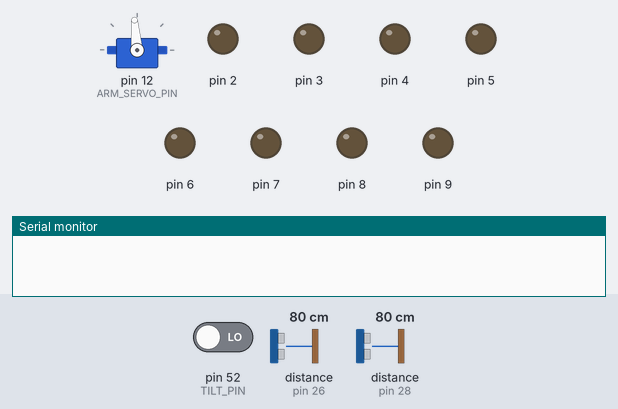
Simulated run of this sketch. Board: Arduino Mega 2560, built with avr-gcc and run on an emulated ATmega2560. Parts: servo, output pins drawn as LEDs (lit = HIGH), the last lines printed to the serial monitor. Wiring (inferred from the names in the program): 2 × ultrasonic range finder: trigger pin 27, echo pin 26 / trigger pin 29, echo pin 28. The inputs (shaded band) are chosen by the test bench; at power-on: pin 52 (TILT_PIN) LOW, distance to the obstacle (sensors on pin 26, pin 28) 80 cm. The echo pulse lasts 58.3 µs per cm; pins used as bus, display or sensor lines are not drawn.

Above: at 0.1 s.
At 0.7 s:
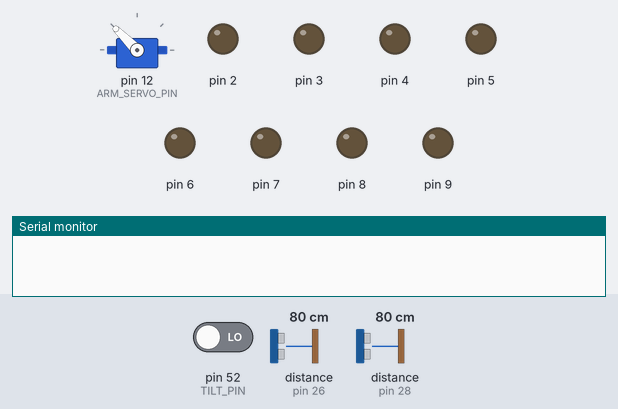
At 1.4 s:
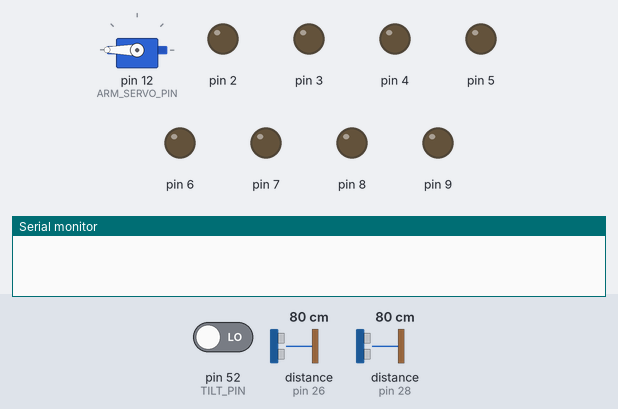
At 2.04 s:
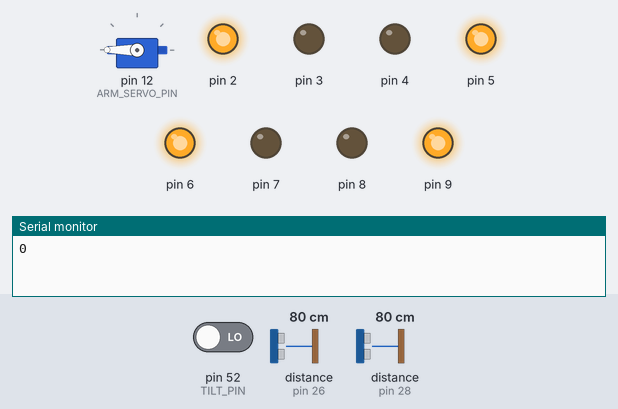
At 2.6 s:
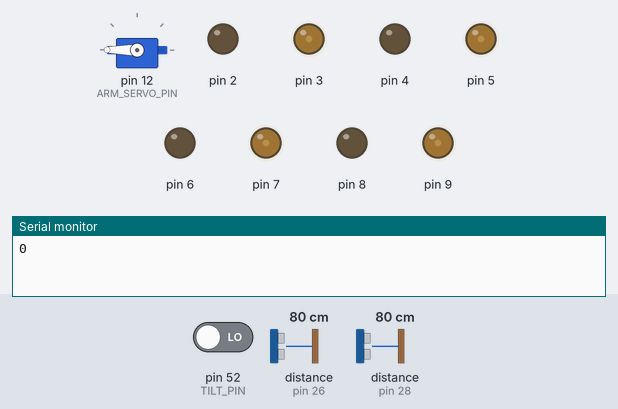
Timing chart, 0 to 4.1 s (numbered marks = the images above):
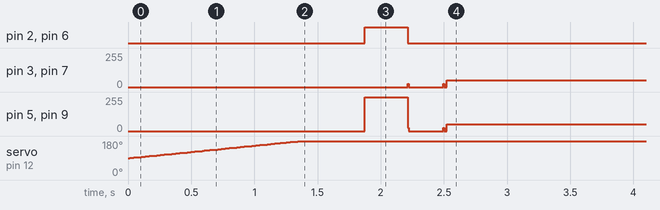

Measured:
- by itself, pin 2, pin 6: LOW → HIGH at 1.9 s, → LOW 0.34 s later
- by itself, pin 3, pin 7: 0/255 → 51/255 at 2.5 s
- by itself, pin 5, pin 9: 0/255 → 255/255 at 1.9 s, → 0/255 0.34 s later, → 51/255 0.28 s later

The sketch:

mte380.ino
```cpp
#include <MotorControl.h>
#include <Ultrasonic.h>
#include <Servo.h>

#define CLIFF_TRIGGER_PIN  32
#define CLIFF_ECHO_PIN     33
#define LEFT_TRIGGER_PIN  27
#define LEFT_ECHO_PIN     26
#define RIGHT_TRIGGER_PIN  29
#define RIGHT_ECHO_PIN     28
#define FRONTLEFT_TRIGGER_PIN  24
#define FRONTLEFT_ECHO_PIN     25
#define FRONTRIGHT_TRIGGER_PIN  31
#define FRONTRIGHT_ECHO_PIN     30

#define NUMBER_BUFFERS 1
#define BUFFER_SIZE 2
#define BUFFER2_SIZE 10

#define BUFFER_01      0

size_t count = 0;

Ultrasonic cliffSonic(CLIFF_TRIGGER_PIN, CLIFF_ECHO_PIN);
Ultrasonic leftSonic(LEFT_TRIGGER_PIN, LEFT_ECHO_PIN);
Ultrasonic rightSonic(RIGHT_TRIGGER_PIN, RIGHT_ECHO_PIN);
Ultrasonic frontLeftSonic(FRONTLEFT_TRIGGER_PIN, FRONTLEFT_ECHO_PIN);
Ultrasonic frontRightSonic(FRONTRIGHT_TRIGGER_PIN, FRONTRIGHT_ECHO_PIN);

#define FL1 6
#define FL2 7
#define FR1 8
#define FR2 9
#define RL1 2
#define RL2 3
#define RR1 4
#define RR2 5


Motor FL(FL1, FL2);
Motor FR(FR1, FR2);
Motor RL(RL1, RL2);
Motor RR(RR1, RR2);

MotorControl motorControl(FL, FR, RL, RR);

#define VERTICAL_IR_PIN        A15
#define HORIZONTAL_IR_PIN      A14

int TILT_PIN = 52;

int ARM_SERVO_PIN = 12;


int NINETY_DEGREE_DELAY = 340;
float CORRECTION_GAIN = 1;

int currentDirection = 0;

int state = 0;
int side = 0;

bool disableSD = false;

int turnCount = 0;
int stateCount = 0;
int pos = 0;
Servo armServo;

float leftDistance;
float rightDistance;
float cliffDistance;

float hDistance, vDistance;

void setup()
{
  pinMode(VERTICAL_IR_PIN, INPUT);
  pinMode(HORIZONTAL_IR_PIN, INPUT);

  pinMode(TILT_PIN, INPUT);
  Serial.begin(9600);
  armServo.attach(ARM_SERVO_PIN, 544, 2600); // Min freq/max freq to achieve expected angles

  if(!(
  leftSonic.sampleCreate(NUMBER_BUFFERS, BUFFER_SIZE) &
    rightSonic.sampleCreate(NUMBER_BUFFERS, BUFFER_SIZE) &
    frontLeftSonic.sampleCreate(NUMBER_BUFFERS, BUFFER_SIZE) &
    frontRightSonic.sampleCreate(NUMBER_BUFFERS, BUFFER_SIZE) &
    cliffSonic.sampleCreate(NUMBER_BUFFERS, 3)
    ))
  {
    disableSD = true;
    Serial.println("Could not allocate memory.");
  }

  moveArm(180);
  delay(500);
}

void loop()
{
  Serial.println(digitalRead(TILT_PIN));
  /*
  long microsec = rightSonic.timing();

   rightDistance = rightSonic.convert(microsec, Ultrasonic::CM);
   Serial.println(rightDistance);
   */
  //rightDistance = analogRead(HORIZONTAL_IR_PIN);
  //updateUltrasonics();
  // Serial.println(rightDistance);
  //initialPosition();
  //findRamp();
  //climbRamp();
  //findBase();
  findLarry();
  getLarry();
  while(1){delay(10);}
}

void initialPosition()
{
  switch(side)
  {
  case 0:
    while( hDistance < 100 )
    {
      updateIR();
      motorControl.forward(0.5);
      delay(10);
    }
    motorControl.reverse(1);
    delay(15);
    motorControl.fullStop();

    moveArm(180);
    //TODO: go forward
    faceLeft();
    break;

  case 1:
    currentDirection = currentDirection%4;
    switch(currentDirection)
    {
    case 1:

      faceRight();
      break;
    case 2:
      faceRight();
      faceRight();
      break;
    case 3:
      do
      {
        updateUltrasonics();
        float error = leftDistance - rightDistance;
        float percentError = CORRECTION_GAIN * 2 * error / (leftDistance + rightDistance);
        motorControl.reverse(1 + percentError, 1 - percentError);
      }
      while( leftDistance < 150 || rightDistance < 150);
      break;
    }
  }
  state++;
}

void findRamp()
{
  motorControl.fullStop();
  delay(500);
  hDistance = 10;
  do
  {
    updateUltrasonics();
    updateIR();
    //TODO: If right margin is wrong, perform S turn

    float error = rightDistance - 8.5;
    float percentError = error/10;
    if(percentError > 0.2)
    {
      percentError = 0.2;
    }
    motorControl.forward(0.7 + percentError, 0.7 - percentError);
    Serial.print(rightDistance);
    Serial.print('\t');
    Serial.println(hDistance);

    delay(20);
  }
  while(hDistance < 100);
  motorControl.reverse(0.3);
  delay(500);
  motorControl.fullStop();
  moveArm(60);
  motorControl.forward(0.4);
  delay(1000);
  moveArm(135);
  motorControl.forward(1);
  delay(2000);
  moveArm(100);

  state++;
}

void climbRamp()
{
  motorControl.forward(1);
  delay(1000);
  int pinState = 0;
  int mounted = 0;
  while(mounted == 0 || pinState == 0)
  {
    updateUltrasonics();
    int currentPin = digitalRead(TILT_PIN);
    if(currentPin != pinState)
    {
      bool change = true;
      for(int i = 0; i < 20 && change == true; i++)
      {
        change = (currentPin == digitalRead(TILT_PIN));
        delay(15);
      }
    }
    if(pinState == 1 ) //state switch 0
    {
      motorControl.forward(0.8);
      if(cliffDistance > 10 && cliffDistance != 0)
      {
        delay(10000);
        moveArm(180);
      }
      else{
        moveArm(180);
      }
    }
    /*else if(pinState == 0) //state switch 1
     {
     side = 1;
     mounted = 1;
     motorControl.reverse(0.2);
     moveArm(30);
     }*/
    delay(50);
  }
  moveArm(150);
  motorControl.forward(1);
  delay(25);
  faceLeft();
  state++;
}

void findBase()
{
  Serial.println("Enter findbase");
  moveArm(180);
  for(int i = 0; i < 10; i++)
    {
      updateUltrasonics();
      updateIR();
      delay(50);
    }
  motorControl.forward(0.7);
  int baseFound = 0;
  do
  {

    updateUltrasonics();
    updateIR();


    Serial.print(leftDistance);
    Serial.print('\t');
    Serial.print(rightDistance);
    Serial.print('\t');
    Serial.print(vDistance);
    Serial.print('\t');
    Serial.println(hDistance);
    if(leftDistance < 100 || rightDistance < 100 || vDistance > 100 )
    {

      Serial.println("base found");
      motorControl.fullStop();

      if(leftDistance < 100)
      {
        faceLeft();
      }
      if(rightDistance < 100)
      {
        faceRight();
      }
      delay(250);
      while(vDistance < 100)
      {
        updateIR();
        motorControl.forward(0.7);
        Serial.print(vDistance);
        Serial.print('\t');
        Serial.println(hDistance);
      }
      baseFound = 1;
      delay(15);

    }

  }
  while(baseFound == 0 );//TODO check vertical distance
    motorControl.fullStop();
  state++;
}

void findLarry()
{
  faceLeft();
  delay(250);

  currentDirection = currentDirection % 4;
  do
  {
    while(updateUltrasonics() == 0)
      {delay(10);}
    motorControl.reverse(0.2);
  }while( rightDistance < 45);
  unsigned long startTime = millis();
  motorControl.fullStop();
  do
  {
    while(updateUltrasonics() == 0)
      {delay(10);}
    motorControl.forward(0.2);
  }while(rightDistance >45);
  do
  {
    while(updateUltrasonics() == 0)
      {delay(10);}
    motorControl.forward(0.2);
  }while(rightDistance < 45);
  unsigned long averageTime = (millis() - startTime)/2;
  motorControl.fullStop();
  motorControl.reverse(0.2);
  delay(averageTime - 120);
  motorControl.forward(0.2);
  delay(100);
  motorControl.fullStop();

  faceRight();
  delay(250);
}

void getLarry()
{
  moveArm(80);
  motorControl.forward(0.3);
  delay(2000);
  motorControl.fullStop();
  moveArm(180);
  moveArm(90);
  moveArm(180);
  moveArm(90);
  delay(50);
  state = 0;
}

void faceLeft()
{
  currentDirection++;
  motorControl.turnLeft();
  delay(NINETY_DEGREE_DELAY);
  motorControl.fullStop();

}

void faceRight()
{
  currentDirection--;
  motorControl.turnRight();
  delay(NINETY_DEGREE_DELAY);
  motorControl.fullStop();

}

void moveArm( int newAngle )
{
  int currentAngle = armServo.read();
  if( currentAngle > newAngle )
  {
    for(currentAngle; currentAngle >= newAngle; currentAngle--)
    {
      armServo.write(currentAngle);
      delay(15);
    }
  }
  else if(currentAngle < newAngle)
  {
    for(currentAngle; currentAngle <= newAngle; currentAngle++)
    {
      armServo.write(currentAngle);
      delay(15);
    }
  }
}

void updateIR()
{
  float hStDev, vStDev, h, v;
  hStDev = 0;
  vStDev = 0;
  h = 0;
  v = 0;

  float hBuff[BUFFER2_SIZE];
  float vBuff[BUFFER2_SIZE];

  for(int i = 0; i < BUFFER2_SIZE; i++)
  {
    hBuff[i] = analogRead(HORIZONTAL_IR_PIN);
    vBuff[i] = analogRead(VERTICAL_IR_PIN);
    //Serial.print(hBuff[i]);
    //Serial.print('\t');
    h += hBuff[i];
    v += vBuff[i];
    delay(10);
  }
  //Serial.println();
  h = h/BUFFER2_SIZE;
  v = v/BUFFER2_SIZE;


  for(int i = 0; i < BUFFER2_SIZE; i++)
  {
    hStDev += pow(hBuff[i] - h, 2);
    vStDev += pow(vBuff[i] - v, 2);
  }


  hStDev = sqrt(hStDev/BUFFER2_SIZE);
  vStDev = sqrt(vStDev/BUFFER2_SIZE);


  //Serial.print(h);
  //Serial.print('\t');
  // Serial.println(hStDev);
  //  Serial.print('\t');

  if(hStDev < 20){
    hDistance = h;
  }
  if(vStDev < 20){
    vDistance = v;
  }

}

int updateUltrasonics()
{
  float leftStDev, rightStDev, left, right;
  long leftusec, rightusec;

  switch(state)
  {
    //detect the base
  case 2: //using right placeholder for the cliff because... why not
    rightusec = cliffSonic.timing();
    right = cliffSonic.convert(rightusec, Ultrasonic::CM);
    rightStDev = cliffSonic.unbiasedStdDev(right, BUFFER_01);

    if(rightStDev < 10)
    {
      cliffDistance = right;
      return 1;
    }
    return 0;
    //    case 4:;
    //    case 5:;
    //
    //    case 0:;
    //    case 1:
    //      /*    leftusec = frontLeftSonic.timing();
    //       left = frontLeftSonic.convert(leftusec, Ultrasonic::CM);
    //       leftStDev = frontLeftSonic.unbiasedStdDev(left, BUFFER_01);
    //       delay(10);
    //       rightusec = frontRightSonic.timing();
    //       right = frontRightSonic.convert(rightusec, Ultrasonic::CM);
    //       rightStDev = frontRightSonic.unbiasedStdDev(right, BUFFER_01);
    //
    //       if(rightStDev < 10 && leftStDev < 10)
    //       {
    //       rightDistance = right;
    //       leftDistance = left;
    //       }
    //       break;*/
    //      //find the ramp
    //
    //      //detect the peak
    //    case 3:;
  default:
    leftusec = leftSonic.timing();
    left = leftSonic.convert(leftusec, Ultrasonic::CM);
    leftStDev = leftSonic.unbiasedStdDev(left, BUFFER_01);
    delay(10);
    rightusec = rightSonic.timing();
    right = rightSonic.convert(rightusec, Ultrasonic::CM);
    rightStDev = rightSonic.unbiasedStdDev(right, BUFFER_01);

    if(rightStDev < 30 && leftStDev < 30)
    {
      rightDistance = right;
      leftDistance = left;
      return 1;
    }
    return 0;
  }
}
```
